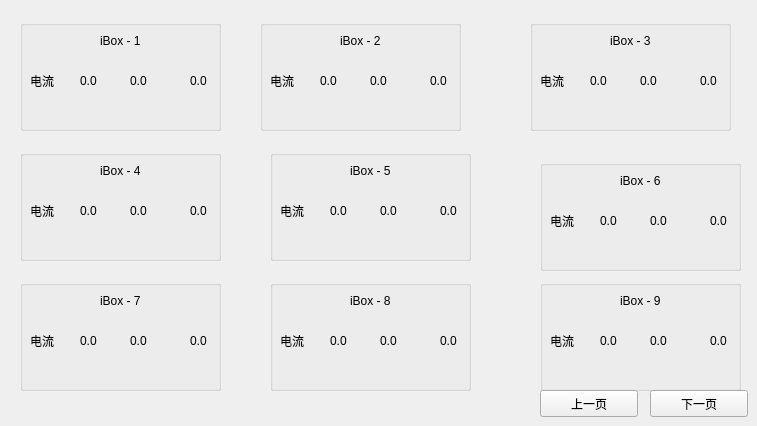
   <widget class="QWidget" name="page_2">
    <widget class="QGroupBox" name="groupBox">
     <property name="geometry">
      <rect>
       <x>20</x>
       <y>20</y>
       <width>201</width>
       <height>111</height>
      </rect>
     </property>
     <property name="title">
      <string/>
     </property>
     <widget class="QLabel" name="label_62">
      <property name="geometry">
       <rect>
        <x>10</x>
        <y>50</y>
        <width>31</width>
        <height>21</height>
       </rect>
      </property>
      <property name="text">
       <string>电流</string>
      </property>
     </widget>
     <widget class="QLabel" name="label_60">
      <property name="geometry">
       <rect>
        <x>110</x>
        <y>50</y>
        <width>41</width>
        <height>21</height>
       </rect>
      </property>
      <property name="text">
       <string>0.0</string>
      </property>
     </widget>
     <widget class="QLabel" name="label_61">
      <property name="geometry">
       <rect>
        <x>170</x>
        <y>50</y>
        <width>41</width>
        <height>21</height>
       </rect>
      </property>
      <property name="text">
       <string>0.0</string>
      </property>
     </widget>
     <widget class="QLabel" name="label_45">
      <property name="geometry">
       <rect>
        <x>60</x>
        <y>50</y>
        <width>31</width>
        <height>21</height>
       </rect>
      </property>
      <property name="text">
       <string>0.0</string>
      </property>
     </widget>
     <widget class="QLabel" name="label_41">
      <property name="geometry">
       <rect>
        <x>80</x>
        <y>10</y>
        <width>51</width>
        <height>21</height>
       </rect>
      </property>
      <property name="text">
       <string>iBox - 1</string>
      </property>
     </widget>
    </widget>
    <widget class="QGroupBox" name="groupBox_2">
     <property name="geometry">
      <rect>
       <x>260</x>
       <y>20</y>
       <width>201</width>
       <height>111</height>
      </rect>
     </property>
     <property name="title">
      <string/>
     </property>
     <widget class="QLabel" name="label_68">
      <property name="geometry">
       <rect>
        <x>10</x>
        <y>50</y>
        <width>31</width>
        <height>21</height>
       </rect>
      </property>
      <property name="text">
       <string>电流</string>
      </property>
     </widget>
     <widget class="QLabel" name="label_69">
      <property name="geometry">
       <rect>
        <x>110</x>
        <y>50</y>
        <width>41</width>
        <height>21</height>
       </rect>
      </property>
      <property name="text">
       <string>0.0</string>
      </property>
     </widget>
     <widget class="QLabel" name="label_71">
      <property name="geometry">
       <rect>
        <x>170</x>
        <y>50</y>
        <width>41</width>
        <height>21</height>
       </rect>
      </property>
      <property name="text">
       <string>0.0</string>
      </property>
     </widget>
     <widget class="QLabel" name="label_72">
      <property name="geometry">
       <rect>
        <x>60</x>
        <y>50</y>
        <width>31</width>
        <height>21</height>
       </rect>
      </property>
      <property name="text">
       <string>0.0</string>
      </property>
     </widget>
     <widget class="QLabel" name="label_42">
      <property name="geometry">
       <rect>
        <x>80</x>
        <y>10</y>
        <width>51</width>
        <height>21</height>
       </rect>
      </property>
      <property name="text">
       <string>iBox - 2</string>
      </property>
     </widget>
    </widget>
    <widget class="QGroupBox" name="groupBox_3">
     <property name="geometry">
      <rect>
       <x>530</x>
       <y>20</y>
       <width>201</width>
       <height>111</height>
      </rect>
     </property>
     <property name="title">
      <string/>
     </property>
     <widget class="QLabel" name="label_76">
      <property name="geometry">
       <rect>
        <x>10</x>
        <y>50</y>
        <width>31</width>
        <height>21</height>
       </rect>
      </property>
      <property name="text">
       <string>电流　</string>
      </property>
     </widget>
     <widget class="QLabel" name="label_77">
      <property name="geometry">
       <rect>
        <x>110</x>
        <y>50</y>
        <width>41</width>
        <height>21</height>
       </rect>
      </property>
      <property name="text">
       <string>0.0</string>
      </property>
     </widget>
     <widget class="QLabel" name="label_79">
      <property name="geometry">
       <rect>
        <x>170</x>
        <y>50</y>
        <width>41</width>
        <height>21</height>
       </rect>
      </property>
      <property name="text">
       <string>0.0</string>
      </property>
     </widget>
     <widget class="QLabel" name="label_80">
      <property name="geometry">
       <rect>
        <x>60</x>
        <y>50</y>
        <width>31</width>
        <height>21</height>
       </rect>
      </property>
      <property name="text">
       <string>0.0</string>
      </property>
     </widget>
     <widget class="QLabel" name="label_43">
      <property name="geometry">
       <rect>
        <x>80</x>
        <y>10</y>
        <width>51</width>
        <height>21</height>
       </rect>
      </property>
      <property name="text">
       <string>iBox - 3</string>
      </property>
     </widget>
    </widget>
    <widget class="QGroupBox" name="groupBox_4">
     <property name="geometry">
      <rect>
       <x>20</x>
       <y>150</y>
       <width>201</width>
       <height>111</height>
      </rect>
     </property>
     <property name="title">
      <string/>
     </property>
     <widget class="QLabel" name="label_84">
      <property name="geometry">
       <rect>
        <x>10</x>
        <y>50</y>
        <width>31</width>
        <height>21</height>
       </rect>
      </property>
      <property name="text">
       <string>电流</string>
      </property>
     </widget>
     <widget class="QLabel" name="label_85">
      <property name="geometry">
       <rect>
        <x>110</x>
        <y>50</y>
        <width>41</width>
        <height>21</height>
       </rect>
      </property>
      <property name="text">
       <string>0.0</string>
      </property>
     </widget>
     <widget class="QLabel" name="label_87">
      <property name="geometry">
       <rect>
        <x>170</x>
        <y>50</y>
        <width>41</width>
        <height>21</height>
       </rect>
      </property>
      <property name="text">
       <string>0.0</string>
      </property>
     </widget>
     <widget class="QLabel" name="label_88">
      <property name="geometry">
       <rect>
        <x>60</x>
        <y>50</y>
        <width>31</width>
        <height>21</height>
       </rect>
      </property>
      <property name="text">
       <string>0.0</string>
      </property>
     </widget>
     <widget class="QLabel" name="label_44">
      <property name="geometry">
       <rect>
        <x>80</x>
        <y>10</y>
        <width>51</width>
        <height>21</height>
       </rect>
      </property>
      <property name="text">
       <string>iBox - 4</string>
      </property>
     </widget>
    </widget>
    <widget class="QGroupBox" name="groupBox_5">
     <property name="geometry">
      <rect>
       <x>270</x>
       <y>150</y>
       <width>201</width>
       <height>111</height>
      </rect>
     </property>
     <property name="title">
      <string/>
     </property>
     <widget class="QLabel" name="label_92">
      <property name="geometry">
       <rect>
        <x>10</x>
        <y>50</y>
        <width>31</width>
        <height>21</height>
       </rect>
      </property>
      <property name="text">
       <string>电流</string>
      </property>
     </widget>
     <widget class="QLabel" name="label_93">
      <property name="geometry">
       <rect>
        <x>110</x>
        <y>50</y>
        <width>41</width>
        <height>21</height>
       </rect>
      </property>
      <property name="text">
       <string>0.0</string>
      </property>
     </widget>
     <widget class="QLabel" name="label_95">
      <property name="geometry">
       <rect>
        <x>170</x>
        <y>50</y>
        <width>41</width>
        <height>21</height>
       </rect>
      </property>
      <property name="text">
       <string>0.0</string>
      </property>
     </widget>
     <widget class="QLabel" name="label_96">
      <property name="geometry">
       <rect>
        <x>60</x>
        <y>50</y>
        <width>31</width>
        <height>21</height>
       </rect>
      </property>
      <property name="text">
       <string>0.0</string>
      </property>
     </widget>
     <widget class="QLabel" name="label_99">
      <property name="geometry">
       <rect>
        <x>80</x>
        <y>10</y>
        <width>51</width>
        <height>21</height>
       </rect>
      </property>
      <property name="text">
       <string>iBox - 5</string>
      </property>
     </widget>
    </widget>
    <widget class="QGroupBox" name="groupBox_6">
     <property name="geometry">
      <rect>
       <x>540</x>
       <y>160</y>
       <width>201</width>
       <height>111</height>
      </rect>
     </property>
     <property name="title">
      <string/>
     </property>
     <widget class="QLabel" name="label_101">
      <property name="geometry">
       <rect>
        <x>10</x>
        <y>50</y>
        <width>31</width>
        <height>21</height>
       </rect>
      </property>
      <property name="text">
       <string>电流</string>
      </property>
     </widget>
     <widget class="QLabel" name="label_102">
      <property name="geometry">
       <rect>
        <x>110</x>
        <y>50</y>
        <width>41</width>
        <height>21</height>
       </rect>
      </property>
      <property name="text">
       <string>0.0</string>
      </property>
     </widget>
     <widget class="QLabel" name="label_104">
      <property name="geometry">
       <rect>
        <x>170</x>
        <y>50</y>
        <width>41</width>
        <height>21</height>
       </rect>
      </property>
      <property name="text">
       <string>0.0</string>
      </property>
     </widget>
     <widget class="QLabel" name="label_105">
      <property name="geometry">
       <rect>
        <x>60</x>
        <y>50</y>
        <width>31</width>
        <height>21</height>
       </rect>
      </property>
      <property name="text">
       <string>0.0</string>
      </property>
     </widget>
     <widget class="QLabel" name="label_108">
      <property name="geometry">
       <rect>
        <x>80</x>
        <y>10</y>
        <width>51</width>
        <height>21</height>
       </rect>
      </property>
      <property name="text">
       <string>iBox - 6</string>
      </property>
     </widget>
    </widget>
    <widget class="QGroupBox" name="groupBox_7">
     <property name="geometry">
      <rect>
       <x>20</x>
       <y>280</y>
       <width>201</width>
       <height>111</height>
      </rect>
     </property>
     <property name="title">
      <string/>
     </property>
     <widget class="QLabel" name="label_110">
      <property name="geometry">
       <rect>
        <x>10</x>
        <y>50</y>
        <width>31</width>
        <height>21</height>
       </rect>
      </property>
      <property name="text">
       <string>电流</string>
      </property>
     </widget>
     <widget class="QLabel" name="label_111">
      <property name="geometry">
       <rect>
        <x>110</x>
        <y>50</y>
        <width>41</width>
        <height>21</height>
       </rect>
      </property>
      <property name="text">
       <string>0.0</string>
      </property>
     </widget>
     <widget class="QLabel" name="label_113">
      <property name="geometry">
       <rect>
        <x>170</x>
        <y>50</y>
        <width>41</width>
        <height>21</height>
       </rect>
      </property>
      <property name="text">
       <string>0.0</string>
      </property>
     </widget>
     <widget class="QLabel" name="label_114">
      <property name="geometry">
       <rect>
        <x>60</x>
        <y>50</y>
        <width>31</width>
        <height>21</height>
       </rect>
      </property>
      <property name="text">
       <string>0.0</string>
      </property>
     </widget>
     <widget class="QLabel" name="label_117">
      <property name="geometry">
       <rect>
        <x>80</x>
        <y>10</y>
        <width>51</width>
        <height>21</height>
       </rect>
      </property>
      <property name="text">
       <string>iBox - 7</string>
      </property>
     </widget>
    </widget>
    <widget class="QGroupBox" name="groupBox_8">
     <property name="geometry">
      <rect>
       <x>270</x>
       <y>280</y>
       <width>201</width>
       <height>111</height>
      </rect>
     </property>
     <property name="title">
      <string/>
     </property>
     <widget class="QLabel" name="label_119">
      <property name="geometry">
       <rect>
        <x>10</x>
        <y>50</y>
        <width>31</width>
        <height>21</height>
       </rect>
      </property>
      <property name="text">
       <string>电流</string>
      </property>
     </widget>
     <widget class="QLabel" name="label_120">
      <property name="geometry">
       <rect>
        <x>110</x>
        <y>50</y>
        <width>41</width>
        <height>21</height>
       </rect>
      </property>
      <property name="text">
       <string>0.0</string>
      </property>
     </widget>
     <widget class="QLabel" name="label_122">
      <property name="geometry">
       <rect>
        <x>170</x>
        <y>50</y>
        <width>41</width>
        <height>21</height>
       </rect>
      </property>
      <property name="text">
       <string>0.0</string>
      </property>
     </widget>
     <widget class="QLabel" name="label_123">
      <property name="geometry">
       <rect>
        <x>60</x>
        <y>50</y>
        <width>31</width>
        <height>21</height>
       </rect>
      </property>
      <property name="text">
       <string>0.0</string>
      </property>
     </widget>
     <widget class="QLabel" name="label_126">
      <property name="geometry">
       <rect>
        <x>80</x>
        <y>10</y>
        <width>51</width>
        <height>21</height>
       </rect>
      </property>
      <property name="text">
       <string>iBox - 8</string>
      </property>
     </widget>
    </widget>
    <widget class="QGroupBox" name="groupBox_9">
     <property name="geometry">
      <rect>
       <x>540</x>
       <y>280</y>
       <width>201</width>
       <height>111</height>
      </rect>
     </property>
     <property name="title">
      <string/>
     </property>
     <widget class="QLabel" name="label_128">
      <property name="geometry">
       <rect>
        <x>10</x>
        <y>50</y>
        <width>31</width>
        <height>21</height>
       </rect>
      </property>
      <property name="text">
       <string>电流</string>
      </property>
     </widget>
     <widget class="QLabel" name="label_129">
      <property name="geometry">
       <rect>
        <x>110</x>
        <y>50</y>
        <width>41</width>
        <height>21</height>
       </rect>
      </property>
      <property name="text">
       <string>0.0</string>
      </property>
     </widget>
     <widget class="QLabel" name="label_131">
      <property name="geometry">
       <rect>
        <x>170</x>
        <y>50</y>
        <width>41</width>
        <height>21</height>
       </rect>
      </property>
      <property name="text">
       <string>0.0</string>
      </property>
     </widget>
     <widget class="QLabel" name="label_132">
      <property name="geometry">
       <rect>
        <x>60</x>
        <y>50</y>
        <width>31</width>
        <height>21</height>
       </rect>
      </property>
      <property name="text">
       <string>0.0</string>
      </property>
     </widget>
     <widget class="QLabel" name="label_135">
      <property name="geometry">
       <rect>
        <x>80</x>
        <y>10</y>
        <width>51</width>
        <height>21</height>
       </rect>
      </property>
      <property name="text">
       <string>iBox - 9</string>
      </property>
     </widget>
    </widget>
    <widget class="QPushButton" name="pushButton">
     <property name="geometry">
      <rect>
       <x>540</x>
       <y>390</y>
       <width>98</width>
       <height>27</height>
      </rect>
     </property>
     <property name="text">
      <string>上一页</string>
     </property>
    </widget>
    <widget class="QPushButton" name="pushButton_8">
     <property name="geometry">
      <rect>
       <x>650</x>
       <y>390</y>
       <width>98</width>
       <height>27</height>
      </rect>
     </property>
     <property name="text">
      <string>下一页</string>
     </property>
    </widget>
   </widget>
